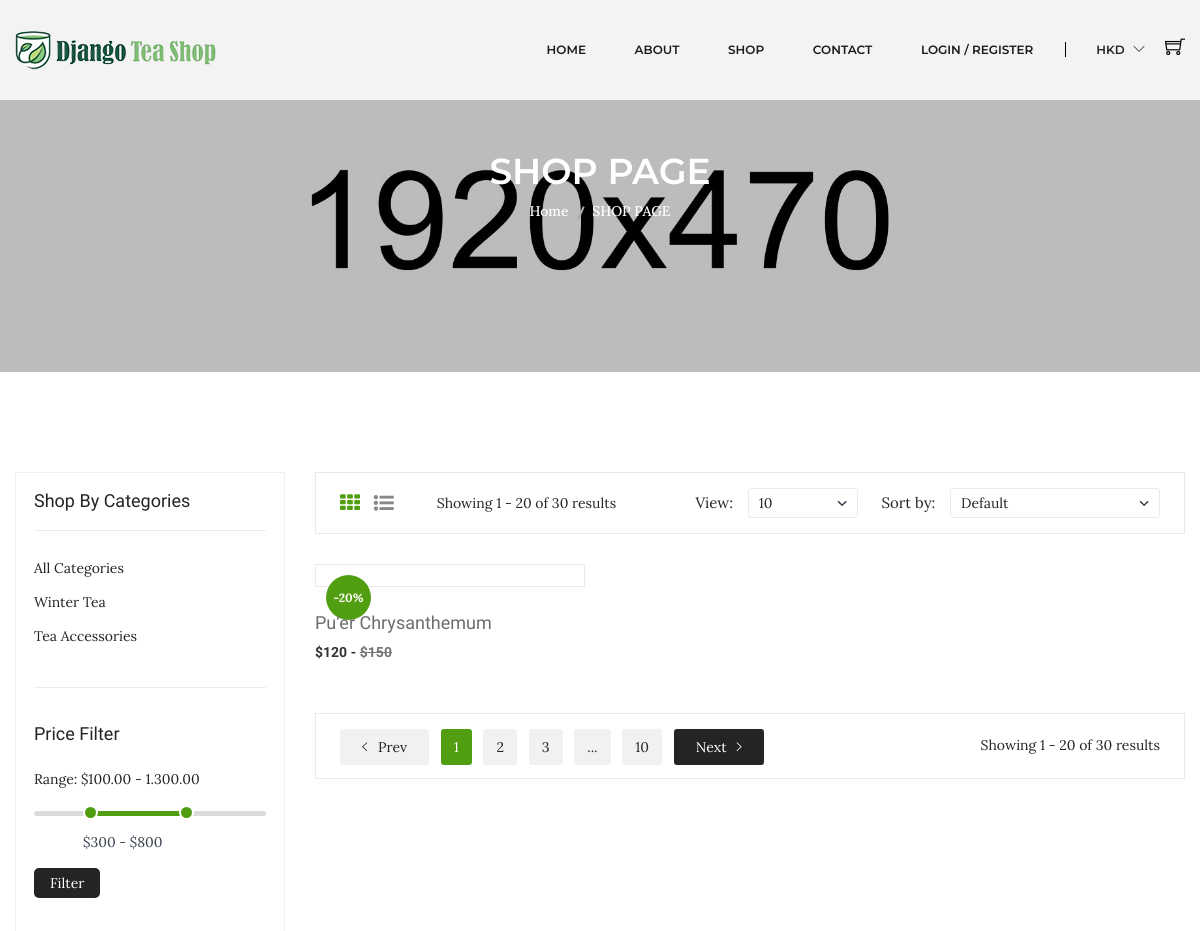
Page /shop/ (upper part) on the earlier database version.
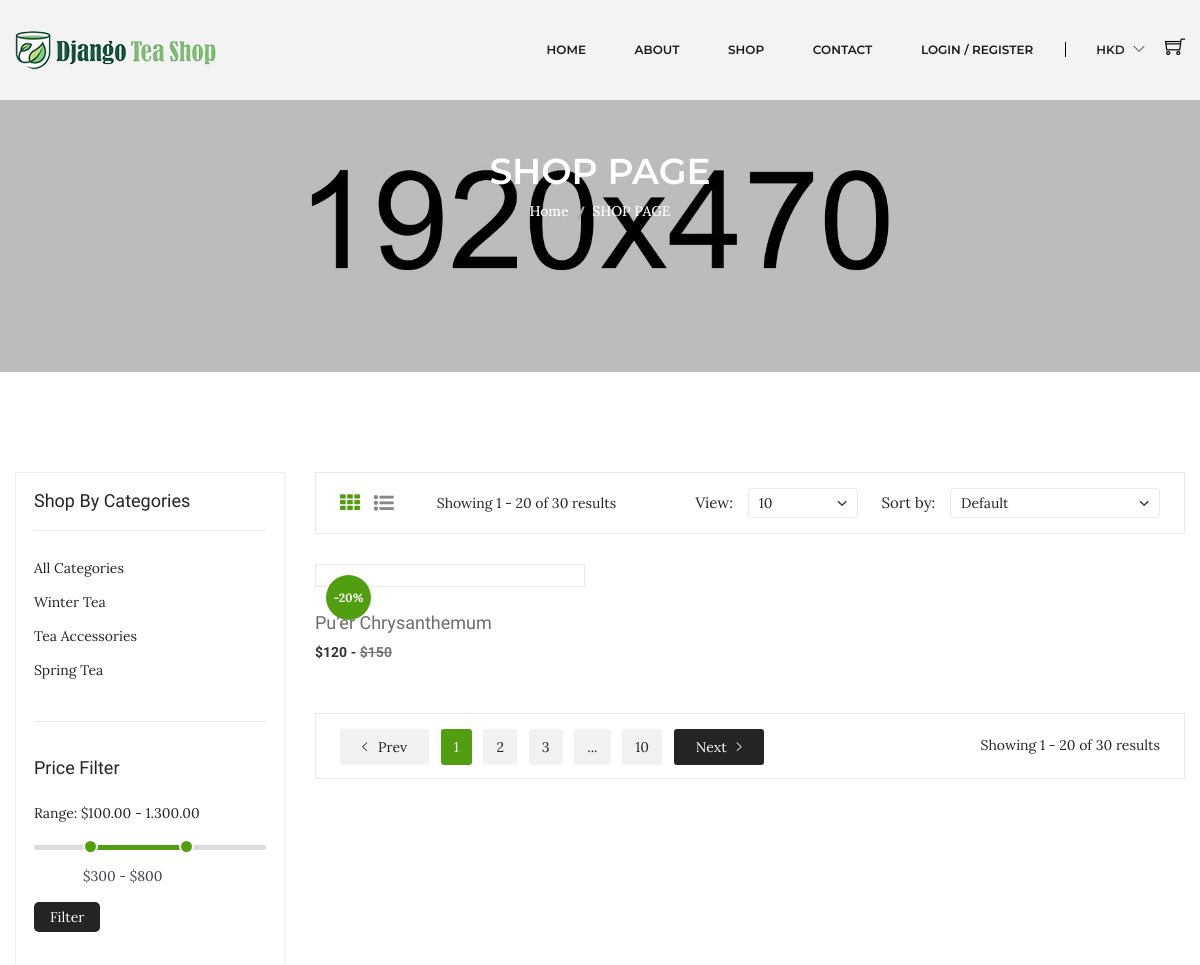
Same page on the later database version.
### shop/models.py (models this page shows, shortened)
class Product(models.Model):
    tea_name = models.CharField(max_length=100, unique=True)
    tea_type = models.CharField(max_length=100)
    slug = models.SlugField(max_length=100, unique=True)
    origin = models.CharField(max_length=100)
    color = models.CharField(max_length=50, blank=True)
    aroma = models.CharField(max_length=100, blank=True)
    taste = models.CharField(max_length=100, blank=True)
    tea_nature  = models.CharField(max_length=100, blank=True)
    is_available = models.BooleanField(default=True)
    is_new = models.BooleanField(default=False)
    properties = models.TextField(max_length=300, blank=True)
    weight = models.IntegerField()
    original_price = models.IntegerField()
    discounted_price = models.IntegerField()
    discount_rate = models.IntegerField(blank=True)
    photo_1 = models.ImageField(upload_to='photos/%Y/%m/%d', blank=True)
    photo_1_t = models.ImageField(upload_to='photos/%Y/%m/%d', blank=True)
    photo_1_z = models.ImageField(upload_to='photos/%Y/%m/%d', blank=True)
    photo_2 = models.ImageField(upload_to='photos/%Y/%m/%d', blank=True)
    photo_2_t = models.ImageField(upload_to='photos/%Y/%m/%d', blank=True)
    photo_2_z = models.ImageField(upload_to='photos/%Y/%m/%d', blank=True)
    photo_3 = models.ImageField(upload_to='photos/%Y/%m/%d', blank=True)
    photo_3_t = models.ImageField(upload_to='photos/%Y/%m/%d', blank=True)
    photo_3_z = models.ImageField(upload_to='photos/%Y/%m/%d', blank=True)
    photo_4 = models.ImageField(upload_to='photos/%Y/%m/%d', blank=True)
    photo_4_t = models.ImageField(upload_to='photos/%Y/%m/%d', blank=True)
    photo_4_z = models.ImageField(upload_to='photos/%Y/%m/%d', blank=True)
    created_date = models.DateTimeField(default=datetime.now)
    modified_date = models.DateTimeField(default=datetime.now)
    stars = models.IntegerField()
    store = models.IntegerField()
    category = models.ForeignKey(Category, on_delete=models.CASCADE)
    def get_url(self):
        return reverse('product_detail', args=[self.category.slug, self.slug])

### category/models.py (models this page shows, shortened)
class Category(models.Model):
    category_name = models.CharField(max_length=50)
    slug = models.SlugField(max_length=100, unique=True)
    description = models.TextField(max_length=255, blank=True)
    photo = models.ImageField(upload_to="photos/categories/%Y/%m/%d")
    class Meta:
        verbose_name = 'category'
        verbose_name_plural = 'categories'
    def get_url(self):
        return reverse('products_by_category', args=[self.slug])

### shop/views.py (the view)
# urls.py: path('shop/', include('shop.urls')),
def shop(request, category_slug=None):
    categories = None
    products = None
    if category_slug != None:
        categories = get_object_or_404(Category, slug=category_slug)
        products = Product.objects.filter(category=categories, is_available=True)
        product_count = products.count()
    else:
        products = Product.objects.all().filter(is_available=True)
        product_count = products.count()
    context = {
        'products': products,
    }
    return render(request, 'shop/shop.html', context)

### category/context_processors.py (called while the page is built)
def menu_links(request):
    links = Category.objects.all()
    return dict(links=links)

### templates/shop/shop.html (shortened to what this page needs)
    {% extends 'base.html' %}
    {% load static %}
    {% block content %}
    <div class="breadcrumb-area bg-image-3 ptb-150 pt-100">
      <div class="container">
        <div class="breadcrumb-content text-center">
          <h3>SHOP PAGE</h3>
          <ul>
            <li><a href="{%url 'index' %}">Home</a></li>
            <li class="active">SHOP PAGE</li>
          </ul>
        </div>
      </div>
    </div>
    <div class="shop-page-area ptb-100">
      <div class="container">
        <div class="row flex-row-reverse">
          <div class="col-lg-9">
            <div class="shop-topbar-wrapper">
              <div class="shop-topbar-left">
                <ul class="view-mode">
                  <li class="active">
                    <a href="#product-grid" data-view="product-grid"
                      ><i class="fa fa-th"></i
                    ></a>
                  </li>
                  <li>
                    <a href="#product-list" data-view="product-list"
                      ><i class="fa fa-list-ul"></i
                    ></a>
                  </li>
                </ul>
                <p>Showing 1 - 20 of 30 results</p>
              </div>
              <div class="product-sorting-wrapper">
                <div class="product-shorting shorting-style">
                  <label>View:</label>
                  <select>
                    <option value="">10</option>
                  </select>
                </div>
                <div class="product-show shorting-style">
                  <label>Sort by:</label>
                  <select>
                    <option value="">Default</option>
                  </select>
                </div>
              </div>
            </div>
            <div class="grid-list-product-wrapper">
              <div class="product-grid product-view pb-20">
                <div class="row">
                  {% if products %} {% for product in products %}
                  <div
                    class="product-width col-xl-4 col-lg-4 col-md-4 col-sm-6 col-12 mb-30"
                  >
                    <div class="product-wrapper">
                      <div class="product-img">
                        <span>-{{ product.discount_rate }}%</span>
                        <div class="product-action">
                        </div>
                      </div>
                      <div class="product-content text-left">
                        <div class="product-hover-style">
                          <div class="product-title">
                            <h4>
                              <a href="{{ product.get_url }}"
                                >{{ product.tea_name}}</a
                              >
                            </h4>
                          </div>
                        </div>
                        <div class="product-price-wrapper">
                          <span>${{ product.discounted_price }} -</span>
                          <span class="product-price-old">${{ product.original_price }} </span>
                        </div>
                      </div>
                    </div>
                  </div>
                </div>
              </div>
                {% endfor %} {% endif %}
              <div class="pagination-total-pages">
                <div class="pagination-style">
                  <ul>
                    <li>
                      <a class="prev-next prev" href="#"
                        ><i class="ion-ios-arrow-left"></i> Prev</a
                      >
                    </li>
                    <li><a class="active" href="#">1</a></li>
                    <li><a href="#">2</a></li>
                    <li><a href="#">3</a></li>
                    <li><a href="#">...</a></li>
                    <li><a href="#">10</a></li>
                    <li>
                      <a class="prev-next next" href="#"
                        >Next<i class="ion-ios-arrow-right"></i>
                      </a>
                    </li>
                  </ul>
                </div>
                <div class="total-pages">
                  <p>Showing 1 - 20 of 30 results</p>
                </div>
              </div>
            </div>
          </div>
          <div class="col-lg-3">
            <div class="shop-sidebar-wrapper gray-bg-7 shop-sidebar-mrg">
              <div class="shop-widget">
                <h4 class="shop-sidebar-title">Shop By Categories</h4>
                <div class="shop-catigory">
                  <ul id="faq">
                    <li><a href="{% url 'shop' %}">All Categories</a></li>
                    {% for category in links %}
                    <li><a href="{{ category.get_url }}">{{ category.category_name}}</a></li>
                    {% endfor %}
                  </ul>
                </div>
              </div>
              <div class="shop-price-filter mt-40 shop-sidebar-border pt-35">
                <h4 class="shop-sidebar-title">Price Filter</h4>
                <div class="price_filter mt-25">
                  <span>Range: $100.00 - 1.300.00 </span>
                  <div id="slider-range"></div>
                  <div class="price_slider_amount">
                    <div class="label-input">
                      <input
                        type="text"
                        id="amount"
                        name="price"
                        placeholder="Add Your Price"
                      />
                    </div>
                    <button type="button">Filter</button>
                  </div>
                </div>
              </div>
            </div>
          </div>
        </div>
      </div>
    </div>
    {% endblock %}

### templates/base.html (shortened to what this page needs)
{% load static %}
<!DOCTYPE html>
<html lang="en">
  <head>
    <link rel="stylesheet" href="{% static 'css/bootstrap.min.css' %}" />
    <link rel="stylesheet" href="{% static 'css/animate.min.css' %}" />
    <link rel="stylesheet" href="{% static 'css/owl.carousel.min.css' %}" />
    <link rel="stylesheet" href="{% static 'css/slick.css' %}" />
    <link rel="stylesheet" href="{% static 'css/chosen.min.css' %}" />
    <link rel="stylesheet" href="{% static 'css/font-awesome.min.css' %}" />
    <link rel="stylesheet" href="{% static 'css/themify-icons.css' %}" />
    <link rel="stylesheet" href="{% static 'css/ionicons.min.css' %}" />
    <link rel="stylesheet" href="{% static 'css/jquery-ui.css' %}" />
    <link rel="stylesheet" href="{% static 'css/meanmenu.min.css' %}" />
    <link rel="stylesheet" href="{% static 'css/style.css' %}" />
    <link rel="stylesheet" href="{% static 'css/responsive.css' %}" />
  </head>
  <body>
    {% include 'partials/_navbar.html' %}
    {% block content %} {% endblock %}
  </body>
</html>

### templates/partials/_navbar.html (shortened to what this page needs)
{% load static %}
<header class="header-area gray-bg clearfix fixed-top">
  <div class="header-bottom">
    <div class="container">
      <div class="row">
        <div class="col-lg-3 col-md-4 col-6">
          <div class="logo">
            <a href="{% url 'index' %}">
              <img alt="" src="{% static 'img/logo/logo.png' %}" />
            </a>
          </div>
        </div>
        <div class="col-lg-9 col-md-8 col-6">
          <div class="header-bottom-right">
            <div class="main-menu">
              <nav>
                <ul>
                  <li class="top-hover">
                    <a href="{% url 'index' %}">home</a>
                  </li>
                  <li><a href="{% url 'about' %}">about</a></li>
                  <li class="mega-menu-position top-hover">
                    <a href="{% url 'shop' %}">shop</a>
                  </li>
                  <li><a href="{% url 'contact' %}">contact</a></li>
                  <li class="top-hover">
                    <a href="{% url 'login_register' %}">login / register</a>
                </ul>
              </nav>
            </div>
            <div class="header-currency">
              <span class="digit">HKD <i class="ti-angle-down"></i></span>
            </div>
            <div class="header-cart">
              <a href="#">
                <div class="cart-icon">
                  <i class="ti-shopping-cart"></i>
                </div>
              </a>
            </div>
          </div>
        </div>
      </div>
    </div>
  </div>
</header>

### templates/partials/_footer.html (shortened to what this page needs)
{% load static %}

Differences in the rows shown:
added Category: category_name "Spring Tea"
